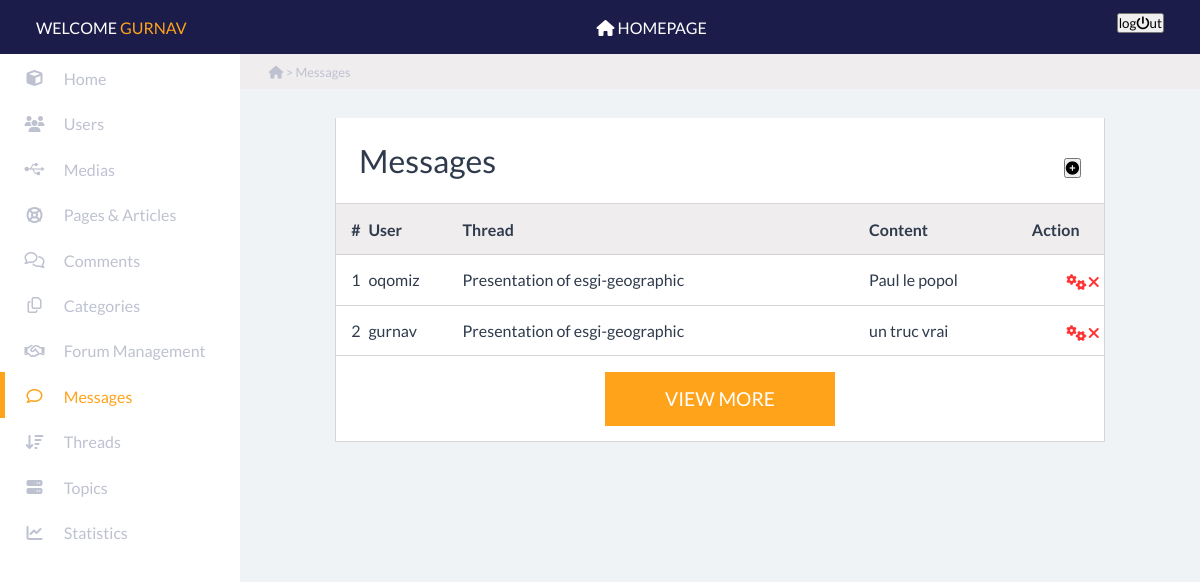
Screenshot of /esgi-geographic/admin/messages (signed in) with the database file from the repository.
### tables this page shows
CREATE TABLE `hbv_messages` (
  `id` int(11) NOT NULL,
  `content` mediumtext NOT NULL,
  `date_inserted` datetime NOT NULL DEFAULT CURRENT_TIMESTAMP,
  `date_updated` datetime DEFAULT NULL ON UPDATE CURRENT_TIMESTAMP,
  `threads_id` int(11) NOT NULL,
  `users_id` int(11) NOT NULL,
  `deleted` tinyint(1) NOT NULL DEFAULT '0'
);

### core/views/View.class.php (called while the page is built, shortened)
<?php
class View
{
    private $template;
    public function setTemplate($setTemp)
    {
        if (file_exists("template/".$setTemp.".temp.php")) {
            $this->template = $setTemp;
        } else {
            Helpers::log("Le template : ".$setTemp." n'existe pas.");
            throw new Exception("The request template : ".$setTemp." doesn't exist !");
        }
    }
    public function __destruct()
    {
        include ROOT.'template/'.$this->template.'.temp.php';
    }
}

### index.php (called while the page is built, shortened)
<?php
  $routing = new Core\Route\Routing();

### app/Autoloader.class.php (called while the page is built, shortened)
<?php
class Autoloader
{
      public static function autoload($class)
      {
          if (strpos($class, __NAMESPACE__ . '\\') === 0) {
              $class = str_replace(__NAMESPACE__ . '\\', '', $class);
              $class = explode("\\", $class);
              for($i = 0; $i < count($class) - 1; $i += 1) {
                $class[$i] = lcfirst($class[$i]);
              }
              $class = implode(DS, $class);
          }
      }
}

### core/Autoloader.class.php (called while the page is built, shortened)
<?php
  class Autoloader
  {
       public static function autoload($class)
       {
           if (strpos($class, __NAMESPACE__ . '\\') === 0) {
               $class = str_replace(__NAMESPACE__ . '\\', '', $class);
               $class = explode("\\", $class);
               for($i = 0; $i < count($class) - 1; $i += 1) {
                 $class[$i] = strtolower($class[$i]);
               }
               $class = implode(DS, $class);
           }
       }
  }

### core/database/BaseSql.class.php (called while the page is built, shortened)
<?php
  class BaseSql
  {
    private function setDb()
    {
        $this->db = new PDO(DB_DRIVER.":host=".DB_HOST.";port=".DB_PORT.";dbname=".DB_NAME, DB_USER, DB_PWD);
    }
  }

### app/admin/models/Messages.class.php (called while the page is built, shortened)
<?php
  class Messages extends Message
  {
        public static function getAllMessagesWithUsersAndThreads() {
            $qb = new QueryBuilder();
            $query = "SELECT * FROM ".DB_PREFIX."messages"
              ." INNER JOIN (SELECT id AS uid, username FROM ".DB_PREFIX."users) AS users_table
              ON ".DB_PREFIX."messages.users_id = users_table.uid
              INNER JOIN (SELECT id AS tid, title AS threadname FROM ".DB_PREFIX."threads) AS threads_table
              ON ".DB_PREFIX."messages.threads_id = threads_table.tid
              WHERE ".DB_PREFIX."messages.deleted = 0
              ORDER BY date_inserted";
            return $qb->query($query, null, false);
        }
  }

### core/database/QueryBuilder.class.php (called while the page is built, shortened)
<?php
  class QueryBuilder extends BaseSql
  {
      public function query($statement, $class_name = null, $one = false)
      {
        try {
          $req = $this->db->query($statement);
          if ($class_name === null) {
              $req->setFetchMode(PDO::FETCH_OBJ);
          } else if ($class_name === null && $one === false) {
              $req->setFetchMode(PDO::FETCH_ASSOC);
          } else {
              $req->setFetchMode(PDO::FETCH_CLASS|PDO::FETCH_PROPS_LATE, $class_name);
          }
          if ($one === true) {
              $datas = $req->fetch();
          } else {
              $datas = $req->fetchAll();
          }
          return $datas;
        } catch (\Exception $e) {
          Helpers::log($e->getMessage());
          die("An error occured, please contact the site's admnistrator.");
        }
      }
  }

### app/admin/controllers/MessagesController.class.php (called while the page is built, shortened)
<?php
class MessagesController extends Controller
{
    public function indexAction()
    {
        $messages = Messages::getAllMessagesWithUsersAndThreads();
    }
}

### app/admin/views/forum/messages.view.php (the view)
<section class="information_panel">
    <div class="path">
        <p><i class="fa fa-home" aria-hidden="true"></i> > Messages</p>
    </div>
    <div class="only_one">
        <table class="six_columns">
            <caption>Messages<a href="<?php echo BASE_URL.'admin/messages/add'; ?>"><button title="Create message"><i class="fa fa-plus-circle" aria-hidden="true"></i></button></a></caption>
            <thead>
            <tr>
                <th>#</th>
                <th>User</th>
                <th>Thread</th>
                <th>Content</th>
                <th>Action</th>
            </tr>
            </thead>
            <tbody>
            <?php foreach ($messages as $message): ?>
                <tr>
                    <td><?php echo $message->id; ?></td>
                    <td><?php echo $message->username; ?></td>
                    <td><?php echo $message->threadname; ?></td>
                    <td><?php echo $message->content; ?></td>
                    <td>
                        <span></span>
                    <a href="<?php echo BASE_URL.'admin/messages/update/'.$message->id; ?>"><button title="Modify"><i class="fa fa-cogs" aria-hidden="true"></i></button></a>
                        <button class="Delete" title="Delete" value="<?php echo BASE_URL.'admin/messages/delete/'.$message->id; ?>"><i class="fa fa-times" aria-hidden="true"></i></button>
                    </td>
                </tr>
            <?php endforeach ?>
            </tbody>
        </table>
        <button class="view_more">view more</button>
    </div>
</section>

### public/assets/css/style_back.css (style rules this page uses)
* { margin: 0; padding: 0; font-family: 'Lato', sans-serif; }
table { width: 100%; border-collapse:collapse; }
section { display: block; overflow: hidden; }
.information_panel { width: 80%; float: right; background: #eff3f6; position: relative; min-height: 100vh; }
.information_panel div { overflow: auto; }
.information_panel>div { margin: 3%; }
.information_panel .path { font-size: 0.8rem; color: #bec1d0; background: #efedee; padding: 1% 3%; margin: 0%; }
.information_panel .only_one { width: 80%; background: white; margin-left: auto; margin-right: auto; border-right: solid 1px rgba(200,200,200,0.75); border-left: solid 1px rgba(200,200,200,0.75); border-bottom: solid 1px rgba(200,200,200,0.75); }
.information_panel .six_columns { color: #2f3b4c; }
.information_panel .six_columns caption { font-size: 2rem; text-align: left; padding: 3%; }
.information_panel .six_columns caption a { background: none; border: none; float: right; font-size: inherit; color: #00b33c; cursor: pointer; text-decoration: none; }
.information_panel .six_columns thead { background: #efedee; }
.information_panel .six_columns thead tr { border-top: solid 1px rgba(200,200,200,0.75); border-bottom: solid 1px rgba(200,200,200,0.75); }
.information_panel .six_columns thead tr th { padding: 2%; text-align: left; }
.information_panel .six_columns tbody tr { border-top: solid 1px rgba(200,200,200,0.75); border-bottom: solid 1px rgba(200,200,200,0.75); }
.information_panel .six_columns tbody tr td { padding: 2%; text-align: left; position: relative; }
.information_panel .six_columns tbody tr td span { padding: 5%; color: white; width: 60%; display: inline-block; text-align: center; border: none; }
.information_panel .six_columns tbody tr td a:nth-child(2) { background: none; border: none; font-size: inherit; position: absolute; cursor: pointer; color: #ffa31a; right: 20%; top: 35%; }
.information_panel .six_columns tbody tr td button { background: none; border: none; font-size: inherit; position: absolute; cursor: pointer; color: #ff3333; right: 5%; top: 35%; }
.information_panel .view_more { margin: 2% auto; width: 30%; color: white; background: #ffa31a; border: none; text-transform: uppercase; padding: 2%; display: block; font-size: 1.2rem; cursor: pointer; text-decoration: none; text-align: center; }

### rows the page displays
hbv_messages: id "1", username "oqomiz", threadname "Presentation of esgi-geographic", content "Paul le popol"
hbv_messages: id "2", username "gurnav", threadname "Presentation of esgi-geographic", content "un truc vrai"

### other values shown
$_SESSION['user']['username'] "GURNAV"
